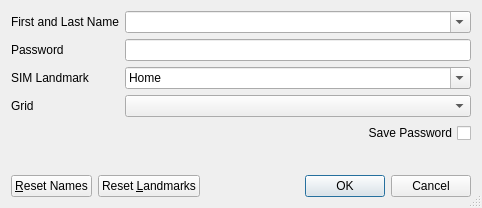
<?xml version="1.0" encoding="UTF-8"?>
<ui version="4.0">
 <class>LoginWindow</class>
 <widget class="QDialog" name="LoginWindow">
  <property name="geometry">
   <rect>
    <x>0</x>
    <y>0</y>
    <width>482</width>
    <height>208</height>
   </rect>
  </property>
  <property name="sizePolicy">
   <sizepolicy hsizetype="Preferred" vsizetype="Preferred">
    <horstretch>0</horstretch>
    <verstretch>0</verstretch>
   </sizepolicy>
  </property>
  <property name="windowTitle">
   <string>Log into Virtual World</string>
  </property>
  <property name="sizeGripEnabled">
   <bool>true</bool>
  </property>
  <property name="modal">
   <bool>true</bool>
  </property>
  <layout class="QVBoxLayout" name="verticalLayout">
   <item>
    <layout class="QFormLayout" name="formLayout">
     <property name="fieldGrowthPolicy">
      <enum>QFormLayout::AllNonFixedFieldsGrow</enum>
     </property>
     <item row="0" column="0">
      <widget class="QLabel" name="label">
       <property name="text">
        <string>First and Last Name</string>
       </property>
      </widget>
     </item>
     <item row="0" column="1">
      <widget class="QComboBox" name="m_fullNameCombo">
       <property name="toolTip">
        <string>Enter your first and last name, separated by a space.</string>
       </property>
       <property name="editable">
        <bool>true</bool>
       </property>
       <property name="insertPolicy">
        <enum>QComboBox::InsertAtCurrent</enum>
       </property>
      </widget>
     </item>
     <item row="1" column="0">
      <widget class="QLabel" name="label_3">
       <property name="text">
        <string>Password</string>
       </property>
      </widget>
     </item>
     <item row="1" column="1">
      <widget class="QLineEdit" name="m_passwordEdit">
       <property name="toolTip">
        <string>Enter your password.</string>
       </property>
       <property name="echoMode">
        <enum>QLineEdit::Password</enum>
       </property>
      </widget>
     </item>
     <item row="2" column="0">
      <widget class="QLabel" name="label_4">
       <property name="toolTip">
        <string/>
       </property>
       <property name="text">
        <string>SIM Landmark</string>
       </property>
      </widget>
     </item>
     <item row="2" column="1">
      <widget class="QComboBox" name="m_slurlEdit">
       <property name="toolTip">
        <string>Select where in the grid you want to appear. If unsure, leave it set to &quot;Home.&quot;
SIM Landmarks are in the form &quot;SIM/X/Y/Z&quot;. For example: &quot;Dolce Vita/245/100/50&quot;.</string>
       </property>
       <property name="editable">
        <bool>true</bool>
       </property>
       <property name="frame">
        <bool>true</bool>
       </property>
       <item>
        <property name="text">
         <string>Home</string>
        </property>
        <property name="icon">
         <iconset resource="resources.qrc">
          <normaloff>:/mainIcon/home_icon</normaloff>:/mainIcon/home_icon</iconset>
        </property>
       </item>
       <item>
        <property name="text">
         <string>My Last Location</string>
        </property>
        <property name="icon">
         <iconset resource="resources.qrc">
          <normaloff>:/mainIcon/main_icon</normaloff>:/mainIcon/main_icon</iconset>
        </property>
       </item>
      </widget>
     </item>
     <item row="3" column="0">
      <widget class="QLabel" name="label_5">
       <property name="text">
        <string>Grid</string>
       </property>
      </widget>
     </item>
     <item row="3" column="1">
      <widget class="QComboBox" name="m_gridEdit">
       <property name="toolTip">
        <string>Select the grid to connect to. If you don't know what this is, better to leave it on &quot;second life.&quot;</string>
       </property>
       <property name="editable">
        <bool>false</bool>
       </property>
       <property name="frame">
        <bool>true</bool>
       </property>
      </widget>
     </item>
     <item row="4" column="1">
      <widget class="QCheckBox" name="m_savePasswordCheckBox">
       <property name="toolTip">
        <string>&lt;!DOCTYPE HTML PUBLIC &quot;-//W3C//DTD HTML 4.0//EN&quot; &quot;http://www.w3.org/TR/REC-html40/strict.dtd&quot;&gt;
&lt;html&gt;&lt;head&gt;&lt;meta name=&quot;qrichtext&quot; content=&quot;1&quot; /&gt;&lt;style type=&quot;text/css&quot;&gt;
p, li { white-space: pre-wrap; }
&lt;/style&gt;&lt;/head&gt;&lt;body style=&quot; font-family:'DejaVu Sans'; font-size:9pt; font-weight:400; font-style:normal;&quot;&gt;
&lt;p style=&quot; margin-top:0px; margin-bottom:0px; margin-left:0px; margin-right:0px; -qt-block-indent:0; text-indent:0px;&quot;&gt;SLiteChat can remember your password for you as a convenience.&lt;/p&gt;
&lt;p style=&quot; margin-top:0px; margin-bottom:0px; margin-left:0px; margin-right:0px; -qt-block-indent:0; text-indent:0px;&quot;&gt;&lt;span style=&quot; font-weight:600; font-style:italic;&quot;&gt;Do NOT check this if you are using a public computer&lt;/span&gt;!&lt;/p&gt;&lt;/body&gt;&lt;/html&gt;</string>
       </property>
       <property name="layoutDirection">
        <enum>Qt::RightToLeft</enum>
       </property>
       <property name="text">
        <string>Save Password</string>
       </property>
      </widget>
     </item>
    </layout>
   </item>
   <item>
    <layout class="QHBoxLayout" name="horizontalLayout">
     <item>
      <widget class="QPushButton" name="m_resetFullNames">
       <property name="text">
        <string>&amp;Reset Names</string>
       </property>
      </widget>
     </item>
     <item>
      <widget class="QPushButton" name="m_resetSims">
       <property name="toolTip">
        <string>Click this to clear out your landmark entries.</string>
       </property>
       <property name="text">
        <string>Reset &amp;Landmarks</string>
       </property>
      </widget>
     </item>
     <item>
      <spacer name="horizontalSpacer">
       <property name="orientation">
        <enum>Qt::Horizontal</enum>
       </property>
       <property name="sizeHint" stdset="0">
        <size>
         <width>40</width>
         <height>20</height>
        </size>
       </property>
      </spacer>
     </item>
     <item>
      <widget class="QDialogButtonBox" name="m_buttonBox">
       <property name="sizePolicy">
        <sizepolicy hsizetype="Preferred" vsizetype="Fixed">
         <horstretch>0</horstretch>
         <verstretch>0</verstretch>
        </sizepolicy>
       </property>
       <property name="cursor">
        <cursorShape>ArrowCursor</cursorShape>
       </property>
       <property name="contextMenuPolicy">
        <enum>Qt::NoContextMenu</enum>
       </property>
       <property name="orientation">
        <enum>Qt::Horizontal</enum>
       </property>
       <property name="standardButtons">
        <set>QDialogButtonBox::Cancel|QDialogButtonBox::Ok</set>
       </property>
      </widget>
     </item>
    </layout>
   </item>
  </layout>
 </widget>
 <tabstops>
  <tabstop>m_fullNameCombo</tabstop>
  <tabstop>m_passwordEdit</tabstop>
  <tabstop>m_slurlEdit</tabstop>
  <tabstop>m_gridEdit</tabstop>
  <tabstop>m_savePasswordCheckBox</tabstop>
  <tabstop>m_resetFullNames</tabstop>
  <tabstop>m_resetSims</tabstop>
  <tabstop>m_buttonBox</tabstop>
 </tabstops>
 <resources>
  <include location="resources.qrc"/>
 </resources>
 <connections>
  <connection>
   <sender>m_buttonBox</sender>
   <signal>accepted()</signal>
   <receiver>LoginWindow</receiver>
   <slot>OnAccepted()</slot>
   <hints>
    <hint type="sourcelabel">
     <x>257</x>
     <y>135</y>
    </hint>
    <hint type="destinationlabel">
     <x>157</x>
     <y>274</y>
    </hint>
   </hints>
  </connection>
  <connection>
   <sender>m_buttonBox</sender>
   <signal>rejected()</signal>
   <receiver>LoginWindow</receiver>
   <slot>reject()</slot>
   <hints>
    <hint type="sourcelabel">
     <x>295</x>
     <y>135</y>
    </hint>
    <hint type="destinationlabel">
     <x>286</x>
     <y>274</y>
    </hint>
   </hints>
  </connection>
  <connection>
   <sender>m_passwordEdit</sender>
   <signal>textEdited(QString)</signal>
   <receiver>LoginWindow</receiver>
   <slot>OnPasswordChanged(QString)</slot>
   <hints>
    <hint type="sourcelabel">
     <x>180</x>
     <y>70</y>
    </hint>
    <hint type="destinationlabel">
     <x>152</x>
     <y>72</y>
    </hint>
   </hints>
  </connection>
  <connection>
   <sender>m_savePasswordCheckBox</sender>
   <signal>clicked(bool)</signal>
   <receiver>LoginWindow</receiver>
   <slot>OnSavePasswordChecked(bool)</slot>
   <hints>
    <hint type="sourcelabel">
     <x>180</x>
     <y>95</y>
    </hint>
    <hint type="destinationlabel">
     <x>152</x>
     <y>72</y>
    </hint>
   </hints>
  </connection>
  <connection>
   <sender>m_resetSims</sender>
   <signal>clicked()</signal>
   <receiver>LoginWindow</receiver>
   <slot>OnResetSimLandmarks()</slot>
   <hints>
    <hint type="sourcelabel">
     <x>80</x>
     <y>216</y>
    </hint>
    <hint type="destinationlabel">
     <x>182</x>
     <y>121</y>
    </hint>
   </hints>
  </connection>
  <connection>
   <sender>m_gridEdit</sender>
   <signal>currentIndexChanged(int)</signal>
   <receiver>LoginWindow</receiver>
   <slot>OnGridChanged(int)</slot>
   <hints>
    <hint type="sourcelabel">
     <x>228</x>
     <y>150</y>
    </hint>
    <hint type="destinationlabel">
     <x>182</x>
     <y>121</y>
    </hint>
   </hints>
  </connection>
  <connection>
   <sender>m_fullNameCombo</sender>
   <signal>currentIndexChanged(int)</signal>
   <receiver>LoginWindow</receiver>
   <slot>OnFullNameChanged(int)</slot>
   <hints>
    <hint type="sourcelabel">
     <x>228</x>
     <y>22</y>
    </hint>
    <hint type="destinationlabel">
     <x>182</x>
     <y>121</y>
    </hint>
   </hints>
  </connection>
  <connection>
   <sender>m_fullNameCombo</sender>
   <signal>editTextChanged(QString)</signal>
   <receiver>LoginWindow</receiver>
   <slot>OnFullNameChanged(QString)</slot>
   <hints>
    <hint type="sourcelabel">
     <x>305</x>
     <y>22</y>
    </hint>
    <hint type="destinationlabel">
     <x>240</x>
     <y>103</y>
    </hint>
   </hints>
  </connection>
  <connection>
   <sender>m_resetFullNames</sender>
   <signal>clicked()</signal>
   <receiver>LoginWindow</receiver>
   <slot>OnResetFullNames()</slot>
   <hints>
    <hint type="sourcelabel">
     <x>55</x>
     <y>181</y>
    </hint>
    <hint type="destinationlabel">
     <x>240</x>
     <y>103</y>
    </hint>
   </hints>
  </connection>
 </connections>
 <slots>
  <slot>OnTextChanged(QString)</slot>
  <slot>OnSavePasswordChecked(bool)</slot>
  <slot>OnAccepted()</slot>
  <slot>OnHomeChecked(bool)</slot>
  <slot>OnResetSimLandmarks()</slot>
  <slot>OnGridChanged(int)</slot>
  <slot>OnFullNameChanged(int)</slot>
  <slot>OnResetFullNames()</slot>
  <slot>OnPasswordChanged(QString)</slot>
  <slot>OnFullNameChanged(QString)</slot>
 </slots>
</ui>
